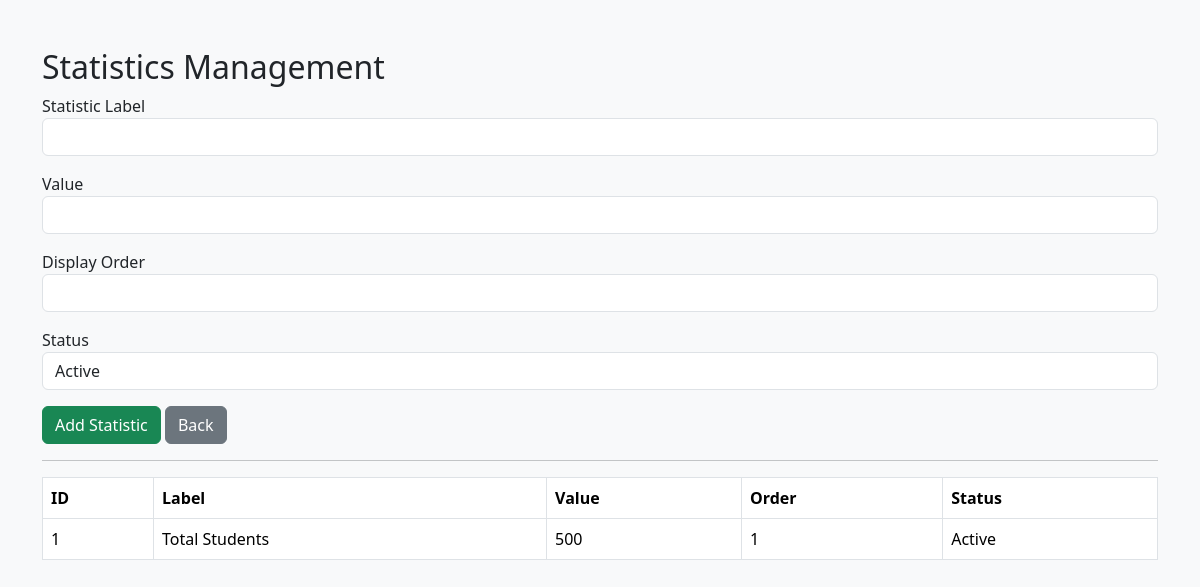
The app's page /statistics (signed in) with its own data.
### tables this page shows
CREATE TABLE statistics (
    id INTEGER PRIMARY KEY AUTOINCREMENT,
    label TEXT,
    value TEXT,
    display_order INTEGER,
    status TEXT
);

### app.py (the view)
@app.route('/statistics')
def statistics():
    if "admin" not in session:
        return redirect(url_for("login"))
    conn = sqlite3.connect(DATABASE)
    conn.row_factory = sqlite3.Row
    statistics = conn.execute(
        "SELECT * FROM statistics ORDER BY display_order"
    ).fetchall()
    conn.close()
    return render_template("statistics.html", statistics=statistics)

### templates/statistics.html (shortened to what this page needs)
<!DOCTYPE html>
<html>
<head>
    <link href="https://cdn.jsdelivr.net/npm/bootstrap@5.3.3/dist/css/bootstrap.min.css" rel="stylesheet">
</head>
<body class="bg-light">
<div class="container mt-5">
    <h2>Statistics Management</h2>
    <form action="/add_statistic" method="POST">
        <div class="mb-3">
            <label>Statistic Label</label>
            <input type="text" class="form-control" name="label" required>
        </div>
        <div class="mb-3">
            <label>Value</label>
            <input type="text" class="form-control" name="value" required>
        </div>
        <div class="mb-3">
            <label>Display Order</label>
            <input type="number" class="form-control" name="display_order">
        </div>
        <div class="mb-3">
            <label>Status</label>
            <select class="form-control" name="status">
                <option>Active</option>
            </select>
        </div>
        <button class="btn btn-success">
            Add Statistic
        </button>
        <a href="/dashboard" class="btn btn-secondary">
            Back
        </a>
    </form>
    <hr>
    <table class="table table-bordered">
        <tr>
            <th>ID</th>
            <th>Label</th>
            <th>Value</th>
            <th>Order</th>
            <th>Status</th>
        </tr>
        {% for s in statistics %}
        <tr>
            <td>{{ s.id }}</td>
            <td>{{ s.label }}</td>
            <td>{{ s.value }}</td>
            <td>{{ s.display_order }}</td>
            <td>{{ s.status }}</td>
        </tr>
        {% endfor %}
    </table>
</div>
</body>
</html>

### records on screen
statistics: id "1", label "Total Students", value "500", display_order "1", status "Active"
